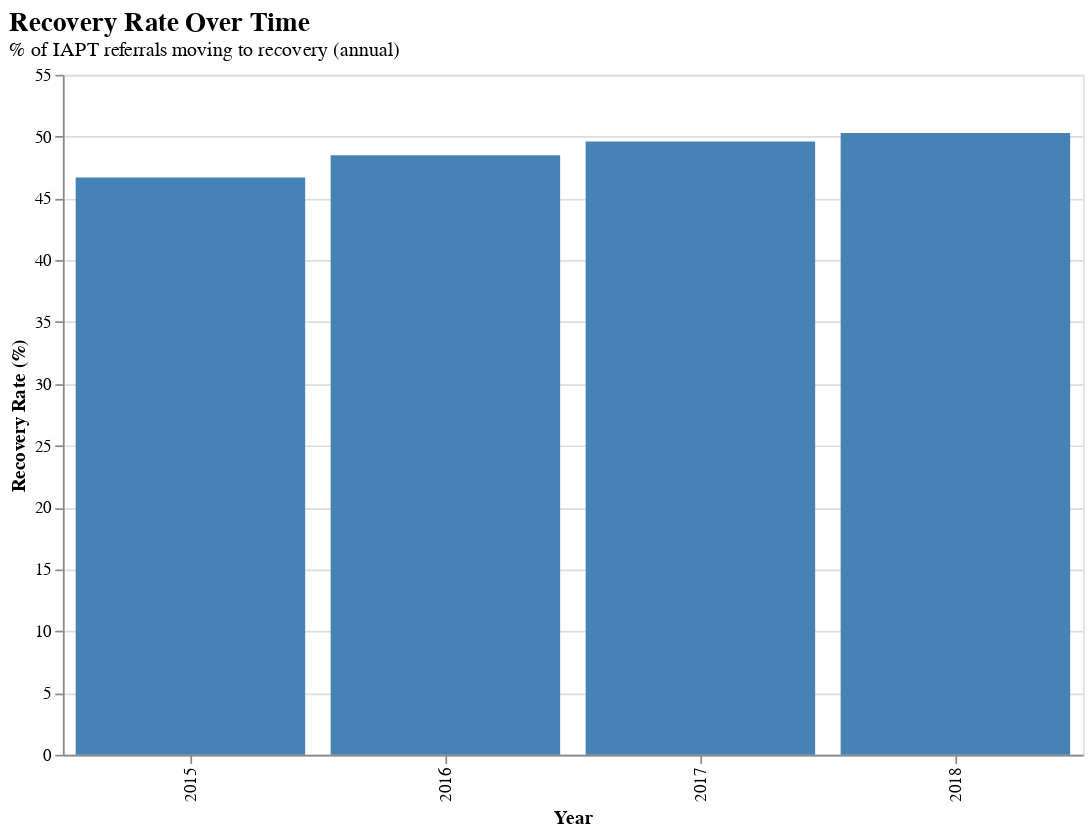

The cell this chart's notebook holds for it:
### Code cell
import altair as alt

# Create the bar chart
recovery_rate_chart = alt.Chart(recovery_rate_yearly).mark_bar(color="steelblue").encode(
    x=alt.X("Year:N", title="Year"),  # Year on the x-axis, treated as nominal
    y=alt.Y("Value:Q", title="Recovery Rate (%)"),  # Value on the y-axis as quantitative
    tooltip=[
        alt.Tooltip("Year:N", title="Year"),
        alt.Tooltip("Value:Q", title="Recovery Rate (%)")
    ]
).properties(
    title={
        "text": ["Recovery Rate Over Time"],
        "subtitle": ["% of IAPT referrals moving to recovery (annual)"],
        "fontSize": 16,
        "subtitleFontSize": 12,
        "anchor": "start"
    },
    width=600,
    height=400
)

# Display the chart
recovery_rate_chart

### Figure 1 — Vega-Lite specification as saved in the notebook (floating-point values rounded to 4 significant figures)
{"config": {"view": {"continuousWidth": 300, "continuousHeight": 300}}, "data": {"name": "data-0ee9f85f06a12254c3fa2dbe8b8d4127"}, "mark": {"type": "bar", "color": "steelblue"}, "encoding": {"tooltip": [{"field": "Year", "title": "Year", "type": "nominal"}, {"field": "Value", "title": "Recovery Rate (%)", "type": "quantitative"}], "x": {"field": "Year", "title": "Year", "type": "nominal"}, "y": {"field": "Value", "title": "Recovery Rate (%)", "type": "quantitative"}}, "height": 400, "title": {"text": ["Recovery Rate Over Time"], "subtitle": ["% of IAPT referrals moving to recovery (annual)"], "fontSize": 16, "subtitleFontSize": 12, "anchor": "start"}, "width": 600, "$schema": "https://vega.github.io/schema/vega-lite/v5.20.1.json", "datasets": {"data-0ee9f85f06a12254c3fa2dbe8b8d4127": [{"Indicator ID": 92217, "Indicator Name": "Recovery rate: % of IAPT referrals finishing a course of treatment who are \"moving to recovery\" (annual)", "Parent Code": "E92000001", "Parent Name": "England", "Area Code": "E92000001", "Area Name": "England", "Area Type": "England", "Sex": "Persons", "Age": "18+ yrs", "Category Type": "Problem descriptor", "Category": "Depression", "Time period": "2015/16", "Value": 46.7, "Lower CI 95.0 limit": null, "Upper CI 95.0 limit": null, "Lower CI 99.8 limit": null, "Upper CI 99.8 limit": null, "Count": 53020.0, "Denominator": null, "Value note": null, "Recent Trend": null, "Compared to England value or percentiles": "Not compared", "Compared to percentiles": "Not compared", "Time period Sortable": 20150000, "New data": null, "Compared to goal": null, "Time period range": "1y", "Year": "2015"}, {"Indicator ID": 92217, "Indicator Name": "Recovery rate: % of IAPT referrals finishing a course of treatment who are \"moving to recovery\" (annual)", "Parent Code": "E92000001", "Parent Name": "England", "Area Code": "E92000001", "Area Name": "England", "Area Type": "England", "Sex": "Persons", "Age": "18+ yrs", "Category Type": "Problem descriptor", "Category": "Depression", "Time period": "2016/17", "Value": 48.5, "Lower CI 95.0 limit": null, "Upper CI 95.0 limit": null, "Lower CI 99.8 limit": null, "Upper CI 99.8 limit": null, "Count": 73710.0, "Denominator": null, "Value note": null, "Recent Trend": null, "Compared to England value or percentiles": "Not compared", "Compared to percentiles": "Not compared", "Time period Sortable": 20160000, "New data": null, "Compared to goal": null, "Time period range": "1y", "Year": "2016"}, {"Indicator ID": 92217, "Indicator Name": "Recovery rate: % of IAPT referrals finishing a course of treatment who are \"moving to recovery\" (annual)", "Parent Code": "E92000001", "Parent Name": "England", "Area Code": "E92000001", "Area Name": "England", "Area Type": "England", "Sex": "Persons", "Age": "18+ yrs", "Category Type": "Problem descriptor", "Category": "Depression", "Time period": "2017/18", "Value": 49.6, "Lower CI 95.0 limit": null, "Upper CI 95.0 limit": null, "Lower CI 99.8 limit": null, "Upper CI 99.8 limit": null, "Count": 93170.0, "Denominator": 517900.0, "Value note": null, "Recent Trend": null, "Compared to England value or percentiles": "Not compared", "Compared to percentiles": "Not compared", "Time period Sortable": 20170000, "New data": null, "Compared to goal": null, "Time period range": "1y", "Year": "2017"}, {"Indicator ID": 92217, "Indicator Name": "Recovery rate: % of IAPT referrals finishing a course of treatment who are \"moving to recovery\" (annual)", "Parent Code": "E92000001", "Parent Name": "England", "Area Code": "E92000001", "Area Name": "England", "Area Type": "England", "Sex": "Persons", "Age": "18+ yrs", "Category Type": "Problem descriptor", "Category": "Depression", "Time period": "2018/19", "Value": 50.3, "Lower CI 95.0 limit": null, "Upper CI 95.0 limit": null, "Lower CI 99.8 limit": null, "Upper CI 99.8 limit": null, "Count": 110400.0, "Denominator": 219500.0, "Value note": "Value based on count rounded up to the nearest 5", "Recent Trend": "Cannot be calculated", "Compared to England value or percentiles": "Not compared", "Compared to percentiles": "Not compared", "Time period Sortable": 20180000, "New data": null, "Compared to goal": null, "Time period range": "1y", "Year": "2018"}]}}
